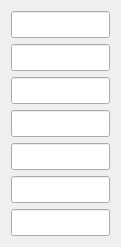
     <widget class="QWidget" name="layoutWidget">
      <property name="geometry">
       <rect>
        <x>320</x>
        <y>40</y>
        <width>121</width>
        <height>141</height>
       </rect>
      </property>
      <layout class="QVBoxLayout" name="verticalLayout_30">
       <item>
        <widget class="QLineEdit" name="PosI_Result_T7KR1_T4_2">
         <property name="font">
          <font>
           <pointsize>12</pointsize>
          </font>
         </property>
        </widget>
       </item>
       <item>
        <widget class="QLineEdit" name="PosI_Result_T7KR1_T4_3">
         <property name="font">
          <font>
           <pointsize>12</pointsize>
          </font>
         </property>
        </widget>
       </item>
       <item>
        <widget class="QLineEdit" name="PosI_Result_T7KR1_T4_4">
         <property name="font">
          <font>
           <pointsize>12</pointsize>
          </font>
         </property>
        </widget>
       </item>
       <item>
        <widget class="QLineEdit" name="PosI_Result_T7KR1_T4_5">
         <property name="font">
          <font>
           <pointsize>12</pointsize>
          </font>
         </property>
        </widget>
       </item>
       <item>
        <widget class="QLineEdit" name="PosI_Result_T7KR1_T4_6">
         <property name="font">
          <font>
           <pointsize>12</pointsize>
          </font>
         </property>
        </widget>
       </item>
       <item>
        <widget class="QLineEdit" name="PosI_Result_T7KR1_T4_7">
         <property name="font">
          <font>
           <pointsize>12</pointsize>
          </font>
         </property>
        </widget>
       </item>
       <item>
        <widget class="QLineEdit" name="PosI_Result_T7KR1_T4_8">
         <property name="font">
          <font>
           <pointsize>12</pointsize>
          </font>
         </property>
        </widget>
       </item>
      </layout>
     </widget>
